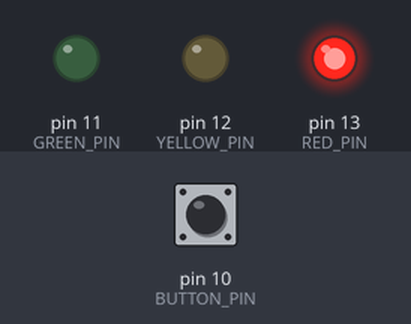
Recording of a sketch running on a simulated Arduino Uno, built with avr-gcc and run on an emulated ATmega328P. Parts: output pins drawn as LEDs (lit = HIGH). The test bench sets the inputs (shaded band); at power-on: pin 10 (BUTTON_PIN) LOW.

Above: at 1.5 s.
At 4.5 s:
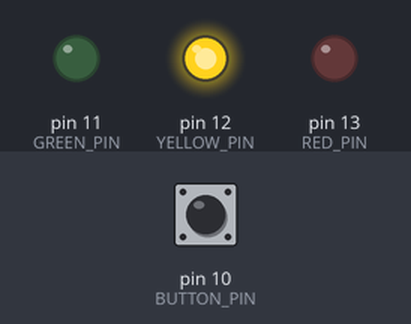
At 7.5 s:
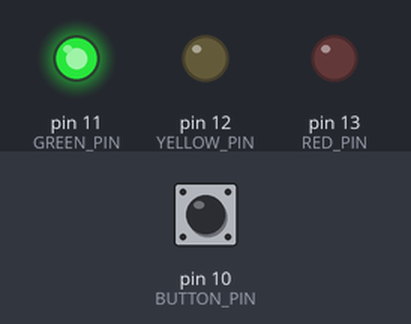
Timing chart, 0 to 11.7 s (numbered marks = the images above):
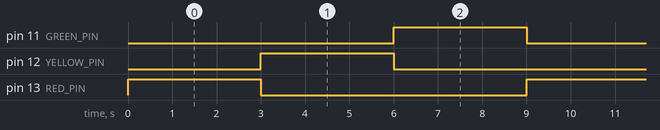

The sketch:

sketch.ino
```cpp
#include "state.h"

#define RED_PIN 13
#define YELLOW_PIN 12
#define GREEN_PIN 11

#define BUTTON_PIN 10

#define BUTTON_UP LOW
#define BUTTON_DOWN HIGH

void exec_button_action(State*);
void set_next_state(State*);

struct State g_traffic_light;

void setup() {
  Serial.begin(9600);

  pinMode(RED_PIN, OUTPUT);
  pinMode(YELLOW_PIN, OUTPUT);
  pinMode(GREEN_PIN, OUTPUT);

  pinMode(BUTTON_PIN, INPUT);

  g_traffic_light = {
    .led_state = RED,
    .led = { .r = HIGH, .y = LOW, .g = LOW },
    .button = { .state = BUTTON_UP, .action = request_yellow_led },
    .timer = millis(),
    .interval = 3000,
    .next = yellow_up
  };
}

void loop() {
  g_traffic_light.button.state = digitalRead(BUTTON_PIN);

  set_next_state(&g_traffic_light);
}

void set_next_state(State* state) {
  if (state == NULL || !state->next)
    return;

  if (state->button.state == BUTTON_DOWN)
    exec_button_action(state);

  state->next(state);

  digitalWrite(RED_PIN, state->led.r);
  digitalWrite(YELLOW_PIN, state->led.y);
  digitalWrite(GREEN_PIN, state->led.g);
}

void exec_button_action(State* state) {
  if (!state || !state->button.action)
    return;

  state->button.action(state);
}
```

state.h
```cpp
#include <stdbool.h>
#include <stdint.h>
#include <time.h>

typedef enum CurrentState {
  RED,
  YELLOW,
  GREEN
} CurrentState;

typedef struct State State;

typedef void (*transition_func)(State*);

struct State {
  CurrentState led_state;

  struct {
    uint8_t r;
    uint8_t y;
    uint8_t g;
  } led;

  struct {
    uint8_t state;

    transition_func action;
  } button;

  time_t timer;
  time_t interval;

  transition_func next;
};

void red_up(State* state);
void yellow_up(State* state);
void green_up(State* state);

bool reach_interval(State* state) {
  if (!state)
    return false;

  return millis() - state->timer >= state->interval;
}

void red_up(State* state) {
  if (!state)
    return;

  if (!reach_interval(state))
    return;

  state->timer = millis();

  state->led_state = RED;

  state->led.r = HIGH;
  state->led.y = LOW;
  state->led.g = LOW;

  state->next = yellow_up;
}

void yellow_up(State* state) {
  if (!state)
    return;

  if (!reach_interval(state))
    return;

  state->timer = millis();

  state->led_state = YELLOW;

  state->led.r = LOW;
  state->led.y = HIGH;
  state->led.g = LOW;

  state->next = green_up;
}

void green_up(State* state) {
  if (!state)
    return;

  if (!reach_interval(state))
    return;

  state->timer = millis();

  state->led_state = GREEN;

  state->led.r = LOW;
  state->led.y = LOW;
  state->led.g = HIGH;

  state->next = red_up;
}

void request_yellow_led(State* state) {
  if (!state)
    return;

  if (state->led_state == GREEN)
    state->next = yellow_up;

  state->button.state = LOW;
}
```

Measured:
- by itself, pin 11 (GREEN_PIN), pin 12 (YELLOW_PIN), pin 13 (RED_PIN): alternates HIGH for 3.0 s and LOW for 6.0 s
- by itself, everything shown: repeats every 9.0 s, in 3 steps
